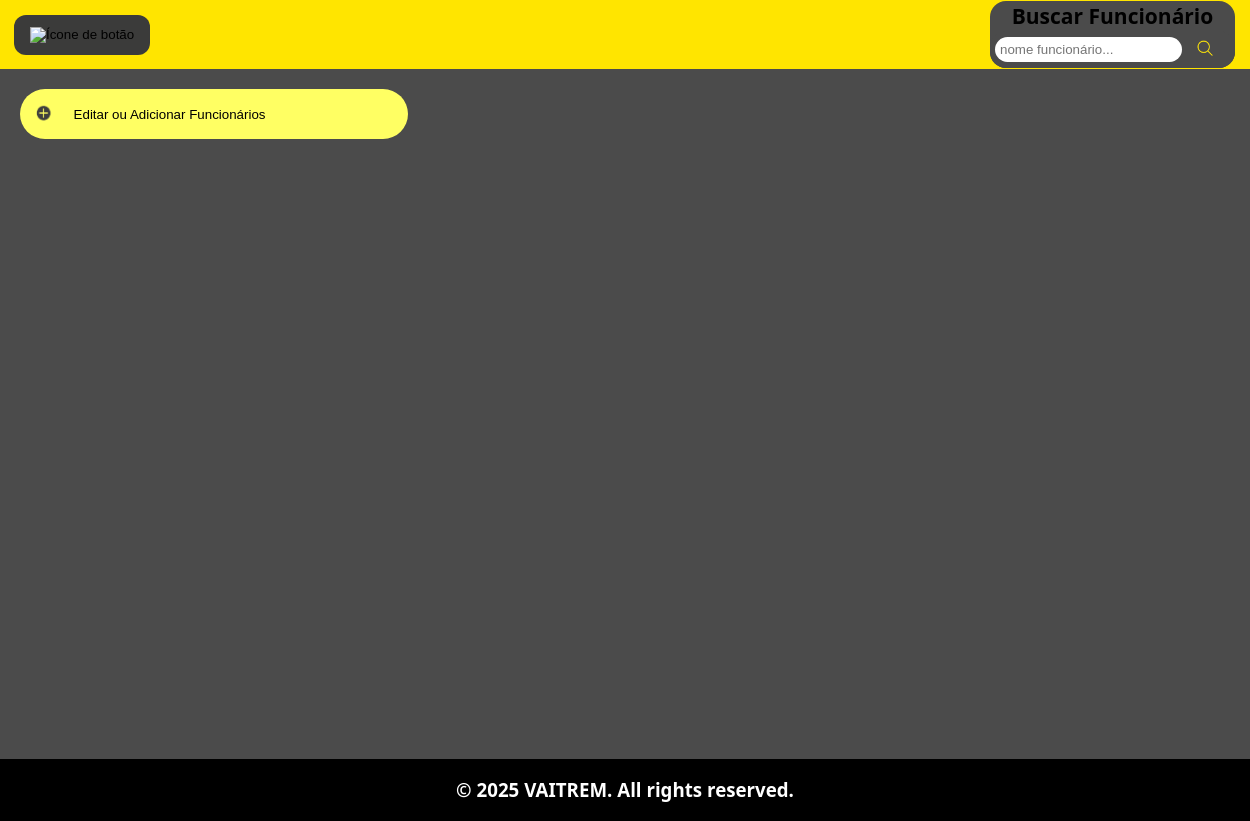
Page /private/gerenciadorFuncionarios.php (signed in) on the earlier database version.
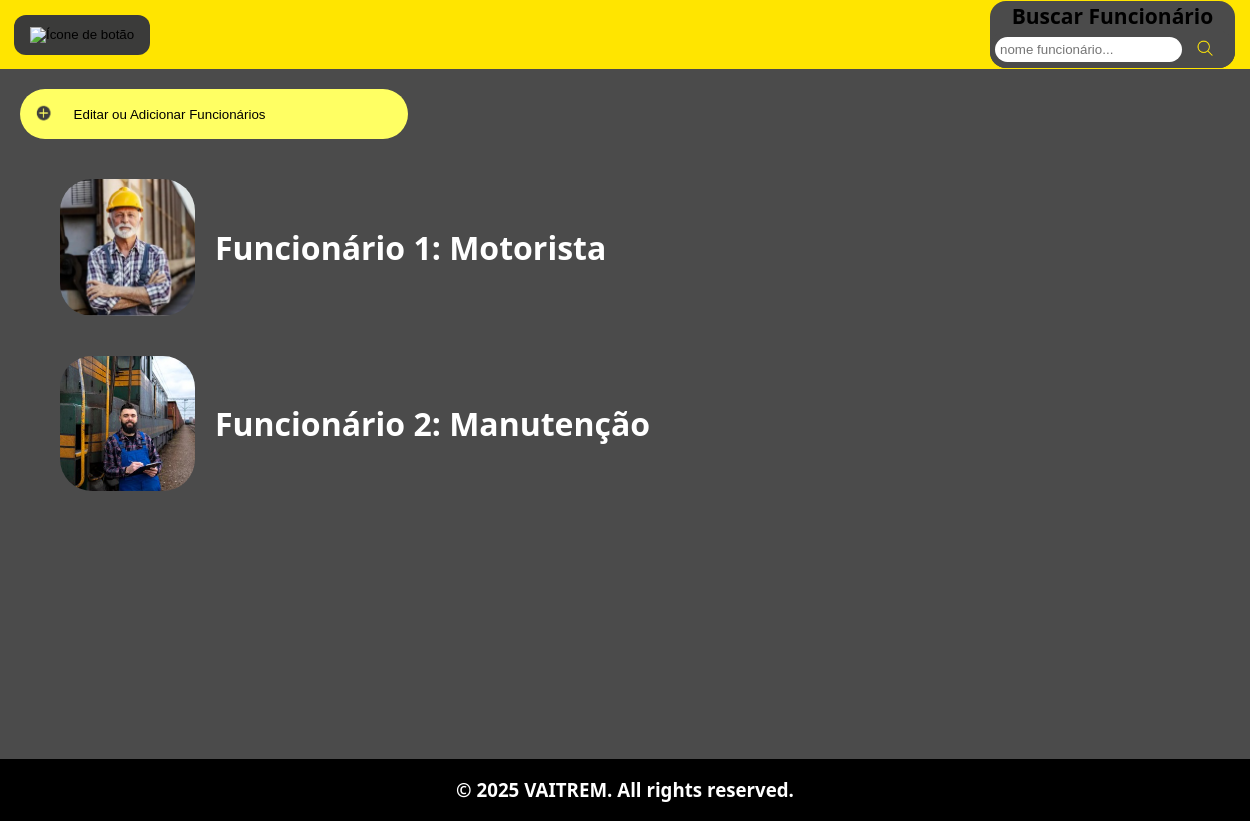
Same page on the later database version.
### tables this page shows
CREATE TABLE Funcionario (
    id_funcionario INT AUTO_INCREMENT PRIMARY KEY,
    id_usuario INT NOT NULL,
    funcao VARCHAR(100) NOT NULL,
    imagem VARCHAR(255),
    FOREIGN KEY (id_usuario) REFERENCES Usuario(id_usuario)
);

CREATE TABLE Usuario (
    id_usuario INT AUTO_INCREMENT PRIMARY KEY,
    nome VARCHAR(100) NOT NULL,
    email VARCHAR(100) UNIQUE NOT NULL,
    senha VARCHAR(255) NOT NULL,
    tipo ENUM('funcionario', 'admin') NOT NULL
);

### private/gerenciadorFuncionarios.php (the view, shortened to what this page needs)
<?php
include '../db.php';
$result = $conn->query("SELECT f.*, u.nome, u.email FROM Funcionario f JOIN Usuario u ON f.id_usuario = u.id_usuario");
$funcionarios = $result->fetch_all(MYSQLI_ASSOC);
?>
<html lang="en">
<head>
    <link rel="stylesheet" href="../styles/Style.css">
    <link rel="stylesheet" href="../styles/style_menu.css">
</head>
<body>
    <header id="gerDeFuncionarios">
        <button onclick= "window.location.href='../public/menuInicial.php'"  class="buttonVoltar" type="button">
            <img src="../assets/icons/botaoVoltar.png" alt="Ícone de botão" />
        </button>
        <br>
<div id="textBuscar">
    <h1 id="sizeTextBuscar">Buscar Funcionário</h1>
    <div class="pesquisar">
        <input type="text" id="inputBusca" placeholder="nome funcionário..." oninput="buscar()" />
        <img id="lupa" src="../assets/imgs/Pesquisar.png" alt="Pesquisar" />
    </div>
</div>
    </header>
<main id="alinhamentoDoBotao">
    <div id="Adicionar">
        <button type="button" id="botaoAddFuncionario" onclick="window.location.href='addFuncionarioTela.php'">
            <div class="conteudoBotao">
                <img src="../assets/imgs/Mais.png" alt="ícone de adicionar" class="iconeMais">
                <p>Editar ou Adicionar Funcionários</p>
            </div>
        </button>
    </div>
    <div class="scroll">
        <div>
        <div class="nav">
        <div class="gerenciador">
            <?php foreach ($funcionarios as $func): ?>
            <div class="nav">
                <div>
                <img src="<?php echo $func['imagem'] ?: '../assets/imgs/Homem1.png'; ?>" class="funcionariano" alt="<?php echo $func['nome']; ?>: <?php echo $func['funcao']; ?>">
                </div>
                <h1> <?php echo $func['nome']; ?>: <?php echo $func['funcao']; ?></h1>
                </div>
            <?php endforeach; ?>
         </div>
        </div>
        </div>
    </div>
</main>
    <footer>
        <br>
        <div class="direitos">
        <h3> © 2025 VAITREM. All rights reserved.</h3>
        </div>
    </footer>
</body>
</html>

### styles/Style.css (style rules this page uses)
body { margin: 0px; font-family: 'Segoe UI', Tahoma, Geneva, Verdana, sans-serif; background-color: #ffe500; color: black; }
header { padding: 20px; background-color: #ffe500; }
main { width: 100%; background-color: rgb(75, 75, 75); }
.direitos { width: 100%; text-align: center; background-color: black; color: white; position: fixed; bottom: 0; }
.Gerenciador { direction: ltr; color: white; padding: 20px; }
#botaoAddFuncionario { width: 388px; height: 50px; background-color: rgb(255, 255, 99); border-radius: 52px; }
#botaoAddFuncionario { width: 388px; height: 50px; background-color: rgb(255, 255, 99); border-radius: 52px; border: none; cursor: pointer; display: flex; align-items: center; justify-content: center; transition: background-color 0.3s ease; }
#alinhamentoDoBotao { padding: 20px; }
.conteudoBotao { display: flex; align-items: center; gap: 10px; }
.iconeMais { width: 10%; }
.nav { direction: ltr; display: flex; align-items: center; text-align: center; }
.funcionariano { width: 135px; padding: 20px; border-radius: 52px; }
.scroll { direction: rtl; overflow-y: scroll; height: 80%; scrollbar-color: yellow gray; }
#gerDeFuncionarios { display: flex; justify-content: space-between; align-items: center; padding: 0 14px; gap: 13%; }
#textBuscar { text-align: center; background-color: rgb(75, 75, 75); border-radius: 16px; padding: 0; margin: 1; font-family: 'Segoe UI', Tahoma, Geneva, Verdana, sans-serif; font-size: 16px; }
#sizeTextBuscar { font-size: 21px; margin: 1px; }
.pesquisar { display: flex; align-items: center; background-color: rgb(75, 75, 75); border-radius: 16px; padding: 5px; }
.pesquisar input { border: none; outline: none; padding: 5px; border-radius: 20px; }
#lupa { width: 48px; }
.buttonVoltar { background-color: #3b3b3a; padding: 12px 16px; border-radius: 12px; display: flex; border: none; }

Differences in the rows shown:
added funcionario: imagem (picture), id_usuario.nome "Funcionário 1", funcao "Motorista"
added funcionario: imagem (picture), id_usuario.nome "Funcionário 2", funcao "Manutenção"
